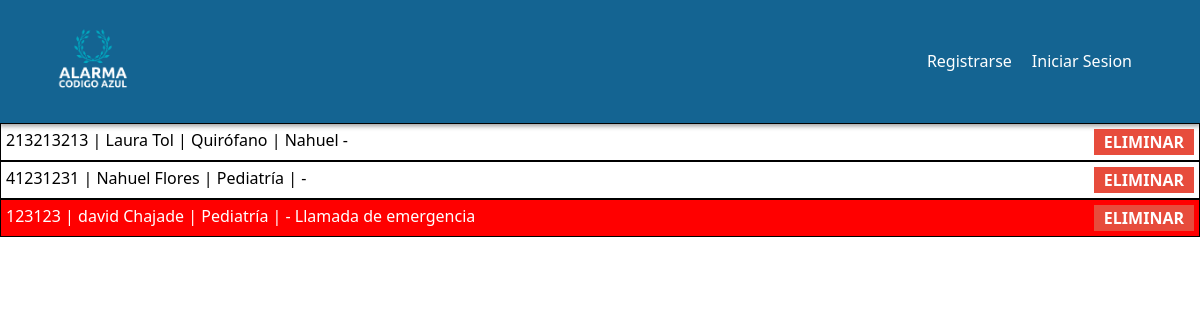
/pacientes/, run on an earlier commit of the app's database.
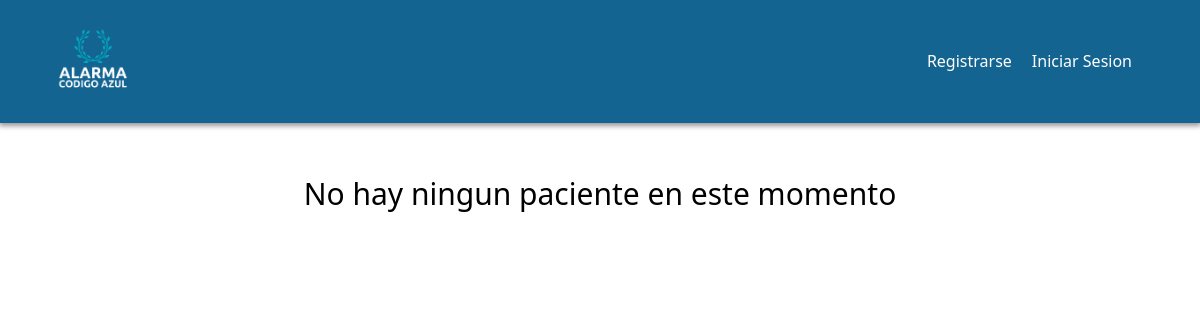
And on a later commit of the database.
### administracion/models.py (models this page shows, shortened)
class Paciente(models.Model):
    nombre_paciente = models.CharField(max_length=100)
    apellido_paciente = models.CharField(max_length=100)
    dni_paciente = models.CharField(max_length=100)
    fecha_nac_paciente = models.DateField()
    medico_asignado = models.ForeignKey(Medico, null=True, on_delete=models.CASCADE)
    zona = models.ForeignKey(Zona, default=None, on_delete=models.CASCADE)
    perfil = models.ForeignKey(Perfil, default=None, on_delete=models.CASCADE)
    domicilio_paciente = models.CharField(max_length=100, default="")
    genero_paciente = models.CharField(max_length=1, default="")
    telefono_paciente = models.CharField(null=True, default="", max_length=10)
    email_paciente = models.CharField(max_length=100, default="")
    grupo_sanguineo = models.CharField(max_length=5, default="")
    peso_paciente_kg = models.IntegerField(default=0)
    altura_paciente = models.IntegerField(default=0)
    alergias = models.TextField(default="")

class Zona(models.Model):
    nombre_zona = models.CharField(max_length=50)
    cant_pacientes = models.IntegerField()
    foto = models.ImageField(upload_to='zonaFoto', blank=True, null=True)

class Medico(models.Model):
    nombre_medico = models.CharField(max_length=100)
    apellido_medico = models.CharField(max_length=100)
    dni_medico = models.CharField(max_length=100)
    fecha_nac_medico = models.DateField()
    domicilio_medico = models.CharField(max_length=100)
    zona = models.ForeignKey(Zona, default=None, on_delete=models.CASCADE)

### administracion/views.py (the view)
# urls.py: path('pacientes/', views.pacientes, name="pacientes"),
def pacientes(req):
    pacientes = Paciente.objects.all()
    return render(req, 'listaPacientes.html',{
        "pacientes":pacientes,
    })

### administracion/templates/listaPacientes.html (shortened to what this page needs)
{% extends 'base.html' %}
{% load static %}
    {% block content %}
    <link rel="stylesheet" href="{% static 'listaPacientes.css' %}">
    <link rel="stylesheet" href="{% static 'detalle_zona.css' %}">
        {% if pacientes %}
            {% for paciente in pacientes %}
            <a href="{% url "detalle_zona" paciente.zona.id %}" class="paciente {% if paciente.perfil.isCalling %} pacienteLlamando {% elif paciente.perfil.isCallingNormal%} pacienteLlamandoNormal {% endif %}">
                <p>{{paciente.dni_paciente}} | {{paciente.nombre_paciente}} {{paciente.apellido_paciente}} | {{paciente.zona.nombre_zona}} | {{paciente.medico_asignado.nombre_medico}} -  {% if paciente.perfil.isCalling %} Llamada de emergencia {% elif paciente.perfil.isCallingNormal%} Llamada normal {% endif %}</p>
                <form action="{% url 'eliminarPaciente' paciente.id %}?return_url={{ request.path }}">
                    <button class="eliminar">Eliminar</button>
                </form>
            </a>
        {% endfor %}
    {% else %}
        <p class="noHay">No hay ningun paciente en este momento</p>
    {% endif %}
    {% endblock content %}

What changed in the data, as far as the page shows it:
removed Paciente: dni_paciente "213213213", nombre_paciente "Laura", apellido_paciente "Tol", zona.nombre_zona "Quirófano", medico_asignado.nombre_medico "Nahuel"
removed Paciente: dni_paciente "41231231", nombre_paciente "Nahuel", apellido_paciente "Flores", zona.nombre_zona "Pediatría"
removed Paciente: dni_paciente "123123", nombre_paciente "david", apellido_paciente "Chajade", zona.nombre_zona "Pediatría", shows "Llamada de emergencia"
Also different on the page:
text now shown: "No hay ningun paciente en este momento"
